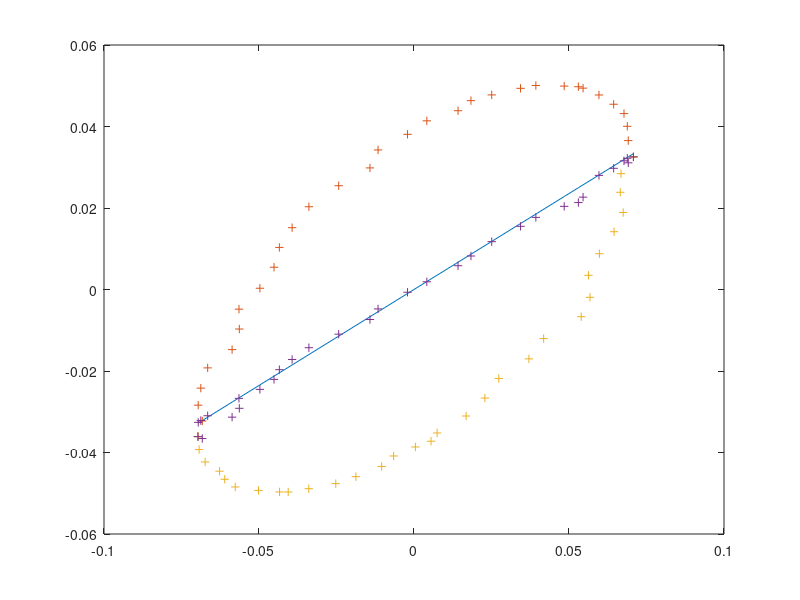

Here is the MATLAB script that generated this plot:
load('x1.mat');
load('x2.mat');
load('y1.mat');
load('y2.mat');
low=[x1,y1];
high=[x2,y2];
[val,idx]=sort(low(:,1));
low=low(idx,:);
[val,idx]=sort(high(:,1));
high=high(idx,:);
high_mod=zeros(length(high),2);
for i=1:length(high)
    if low(i,1)==high(i,1)
        high_mod(i,:)=high(i,:);
    else
        idx=find(high(:,1)<low(i,1));
        idx=idx(end);
        first_point=high(idx,:);
        second_point=high(idx+1,:);
        high_mod(i,1)=low(i,1);
        m=((second_point(2)-first_point(2))/(second_point(1)-first_point(1)));
        high_mod(i,2)=(m*low(i,1))+first_point(2)-(m*first_point(1));
    end
end
high_mod(length(low),:)=high(end,:);
mid_line=[low(:,1),(low(:,2)+high_mod(:,2))/2];
data=mid_line(:,1)\mid_line(:,2).*mid_line(:,1);
plot(mid_line(:,1),data,'-');
hold on;
plot(low(:,1),low(:,2),'+')
plot(high(:,1),high(:,2),'+')
plot(mid_line(:,1),mid_line(:,2),'+')